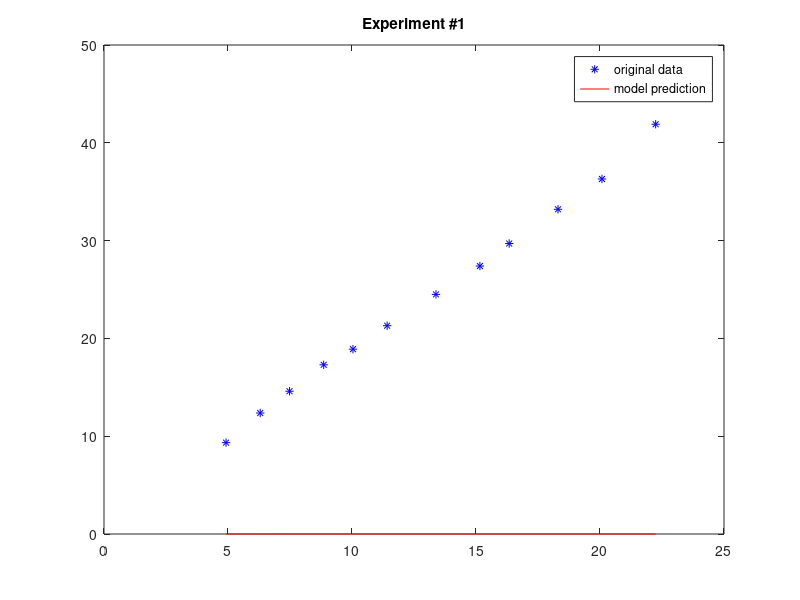
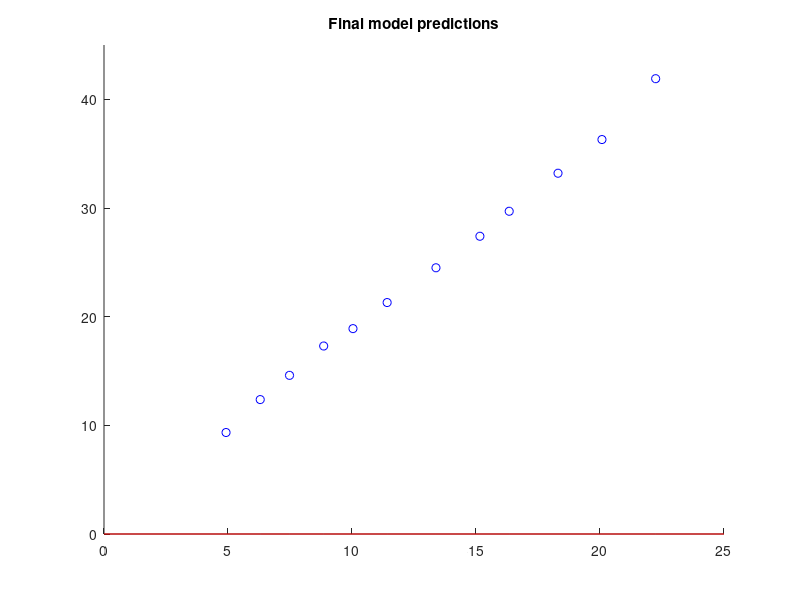

These charts were generated, in order, by the following MATLAB code:
function [Kf,b,KfSigma,bSigma] = fitKfandBParams()
% finds Kf from the model
% omega^2 = u+b
% thrust = Kf*omega^2
% weight(grams) = (1000/g)*Kf*(u+b)

r1 = [
5.118 15.7;
10.236 24.6;
15.354 33.8;
20.078 45.0;
];

r2 = [
0 0.4;
0.5905 5.2;
1.5748 8.4;
3.1496 12.0;
4.5275 14.45;
6.299 17.5;
8.0709 20.1;
9.055 22.0;
10.039 23.7;
12.2047 27.2;
14.1732 30.9;
16.1417 35.1;
18.1102 39.3;
20.07 45.0;
];

r3 = [
0 0.35;
0.3937 4.72;
1.5748 8.00;
2.9527 11.18;
4.527 14.3;
8.2677 20.6;
9.8425 23.0;
11.4173 25.48;
13.1889 29.5;
15.9448 34.5;
19.2913 41.5;
];

r4 = [
0 0.37;
5.3149 15.9;
7.874 20.1;
9.6457 23.0;
12.0079 27.0;
14.1732 30.7;
16.338 35.1;
18.1102 39.0;
20.0787 43.2;
];

% 5 and 6 had a B_OFFSET of about 2 (onboard)
r5 = [
2.9527 6.10;
4.7244 10.80;
6.8897 15.01;
9.0551 18.64;
11.6142 22.60;
12.99 25.05;
14.7638 28.40;
16.1417 31.0;
17.3228 33.0;
19.0944 36.2;
];

r6 = [
3.937 8.6;
5.9055 12.6;
9.2519 18.76;
11.81102 23.09;
15.3543 29.75;
18.8976 36.45;
];

% 7 and 8 had a B_OFFSET of 3 (onboard)
r7 = [
13.18897 23.3;
15.3593 27.4;
17.12598 30.8;
19.09488 34.6;
20.6693 37.9;
];

r8 = [
5.31496 10.0;
7.0866 13.6;
9.2519 17.5;
11.0236 20.3;
12.2047 22.3;
14.1732 25.2;
15.7480 28.3;
18.9133 32.3;
20.0787 36.0;
21.6535 40.0;
];

% 9 had a B_OFFSET of 2.8 (onboard)
r9 = [
4.9212 9.34;
6.2992 12.37;
7.4803 14.6;
8.8583 17.3;
10.03937 18.9;
11.4171 21.3;
13.3858 24.5;
15.1575 27.4;
16.3386 29.7;
18.3071 33.2;
20.0787 36.3;
22.2441 41.9;
];

exp = {r1,r2,r3,r4};
exp = {r5,r6};
exp = {r7,r8};
exp = {r9};

Kfs = zeros(1,numel(exp));
bs = zeros(1,numel(exp));

x0 = [1,1];
for i=1:numel(exp);
  data = exp{i};
  
  w = warning('off','optim:fminunc:SwitchingMethod');
  params = fmincon(@(x)modelfit(x,data),x0,[-1 0],0,[],[],[],[],[],struct('Display','off'));
  warning(w);
  
  figure(1);
  subplot(numel(exp),1,i);
  plot(data(:,1),data(:,2),'b*',data(:,1),evalparams(params,data(:,1)),'r');
  legend('original data','model prediction');
  title(sprintf('Experiment #%d',i));
  
  Kfs(i) = params(1);
  bs(i) = params(2);
end

Kf = mean(Kfs);
KfSigma = std(Kfs);

b = mean(bs);
bSigma = std(bs);

% plot the final model
figure(2)
hold on
for i=1:numel(exp)
  data = exp{i};
  plot(data(:,1),data(:,2),'bo');
end
% uses the sample points of the last exp
plot([0;data(:,1);25],evalparams([Kf,b],[0;data(:,1);25]),'r');
title('Final model predictions');
xlim([0 25]);
ylim([0,45]);

end

function c = modelfit(params,data)
  w = evalparams(params,data(:,1));
  dw = w-data(:,2);
  c = dw'*dw;
end

function w = evalparams(params,u)
  g = 9.8;
  Kf = params(1);
  b = params(2);
  w = (1000/g)*Kf*(u+b);
end
